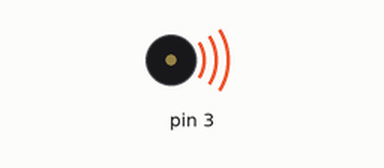
This sketch was run on a simulated Arduino Uno, built with avr-gcc and run on an emulated ATmega328P. On the bench: buzzer (waves = sounding).

Above: at 0.15 s.
At 3.9 s:
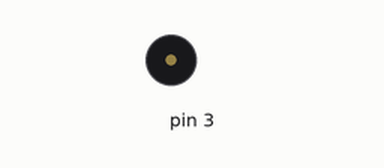
Timing chart, 0 to 7.0 s (numbered marks = the images above):
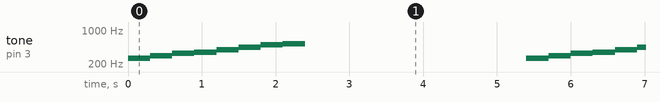

The sketch:

tone.ino
```cpp
//  音を出してみる

int BEAT = 300;

void setup(){
  pinMode(3,OUTPUT);
}

void loop(){

  tone(3,262,BEAT);
  delay(BEAT);
  tone(3,294,BEAT);
  delay(BEAT);
  tone(3,330,BEAT);
  delay(BEAT);
  tone(3,349,BEAT);
  delay(BEAT);
  tone(3,392,BEAT);
  delay(BEAT);
  tone(3,440,BEAT);
  delay(BEAT);
  tone(3,494,BEAT);
  delay(BEAT);
  tone(3,523,BEAT);
  delay(BEAT);

  delay(3000);

}
```

Measured:
- by itself, tone on pin 3: repeats every 5.4 s: 294 Hz 0.30 s, 330 Hz 0.30 s, 349 Hz 0.30 s, 392 Hz 0.30 s, 440 Hz 0.30 s, 494 Hz 0.30 s, 523 Hz 0.30 s, silent 3.0 s, 262 Hz 0.30 s
